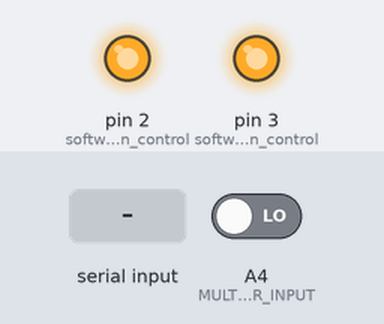
This sketch was run on a simulated Arduino Nano, built with avr-gcc and run on an emulated ATmega328P. Parts: output pins drawn as LEDs (lit = HIGH). The inputs (shaded band) are chosen by the test bench; at power-on: A4 (MULTIPLEXER_INPUT) LOW. Pins used as bus, display or sensor lines are not drawn; what the sketch prints to the serial monitor is not drawn.

Above: at 0.1 s.
At 2.2 s:
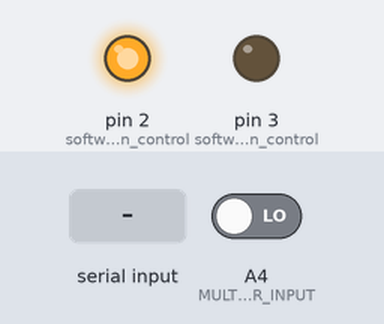
2.3 s: "d" received over Serial
Timing chart, 0 to 5.3 s (numbered marks = the images above; inputs shaded):
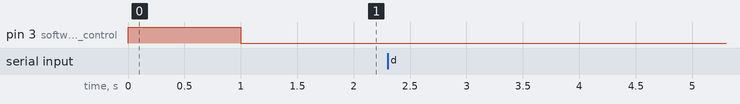

Measured:
- after the input at 2.3 s, every drawn part: stays the same

The sketch:

MotorTest_CAR.ino
```cpp
#include <mcp_can.h>
#include <math.h>
#include <SPI.h>
#include <string.h>
#include "config.h"
#include "maisc_functions.h"
#include "pinAndErrorDefinitions.h"

boolean getMultiplexerDigital(char selection) {
  digitalWrite(MULTIPLEXER_SELECT_0, LOW);
  digitalWrite(MULTIPLEXER_SELECT_1, LOW);
  digitalWrite(MULTIPLEXER_SELECT_2, LOW);
  digitalWrite(MULTIPLEXER_SELECT_3, LOW);

  if((selection & 0x01) == 0x01) {
    digitalWrite(MULTIPLEXER_SELECT_0, HIGH);
  }
  if((selection & 0x02) == 0x02) {
    digitalWrite(MULTIPLEXER_SELECT_1, HIGH);
  }
  if((selection & 0x04) == 0x04) {
    digitalWrite(MULTIPLEXER_SELECT_2, HIGH);
  }
  if((selection & 0x08) == 0x08) {
    digitalWrite(MULTIPLEXER_SELECT_3, HIGH);
  }
  delayMicroseconds(1) ; //for propagation delay
  return digitalRead(MULTIPLEXER_INPUT);
}


boolean shutdownButton() {
  return !getMultiplexerDigital(SHUTDOWN_BUTTON_SELECT);
}

int enabled = 0;
unsigned char lockout[8] = {0,0,0,0,0,0,0,0};
unsigned char enable[8] = {0,0,0,0,0,1,0,0};
unsigned char msg[8] = {0,0,0,0,1,1,0,0};
float torque;


MCP_CAN CAN(10);

void setup() {
  Serial.begin(9600);

START_INIT:

    if(CAN_OK == CAN.begin(CAN_500KBPS))                   // init can bus : baudrate = 500k
    {
        Serial.println("CAN BUS Shield init ok!");
    }
    else
    {
        Serial.println("CAN BUS Shield init fail");
        Serial.println("Init CAN BUS Shield again");
        delay(100);
        goto START_INIT;
    }

    pinMode(software_shutdown_control, OUTPUT);
    pinMode(software_pushbutton_control, OUTPUT);
    pinMode(AIRdcdc, OUTPUT);

    digitalWrite(software_shutdown_control, HIGH);
    digitalWrite(software_pushbutton_control, HIGH);
    delay(1000);
    digitalWrite(software_pushbutton_control, LOW);
    digitalWrite(AIRdcdc, HIGH);
}

void loop() {
  if (!enabled) {
    CAN.sendMsgBuf(0x0C0, 0, 8, lockout);
    Serial.println("inverter disable");
    char entry;
    entry = Serial.read();
    if (shutdownButton() || entry == 's') {
      CAN.sendMsgBuf(0x0C0, 0, 8, enable);
      torque = 0;
      Serial.println("enabled");
      enabled = 1;
    }
    if (entry == 'p') {
      digitalWrite(AIRdcdc, LOW);
    }
    delay(50);
  } else {
    char entry = Serial.read();
    if (entry == 'd') {
      CAN.sendMsgBuf(0x0C0, 0, 8, enable);
      Serial.println("disabled");
      enabled = 0;
    }
    if (shutdownButton() || entry == 'e') {
      CAN.sendMsgBuf(0x0C0, 0, 8, lockout);
    }
    if (entry == 'g') {
      torque = 20;
    }
    if (entry == 'h') {
      torque = 0;
    }
    if (entry == 'p') {
      digitalWrite(AIRdcdc, LOW);
    }
//    float brake_input_voltage = get_input_voltage(BRAKE_PEDAL, 5.0),
//       accel_input_voltage_1 = get_input_voltage(ACCEL_PEDAL_1, 5.0),
//       accel_input_voltage_2 = get_input_voltage(ACCEL_PEDAL_2, 5.0); // two voltages needed to compare
//    brake_input_voltage = mapFloat(brake_input_voltage, BRAKE_NO_VAL, BRAKE_ALL_VAL, 0, 5.0); // map recieved voltages to true voltages
//    accel_input_voltage_1 = mapFloat(brake_input_voltage, ACC1_NO_VAL, ACC1_ALL_VAL, 0, 5.0);
//    accel_input_voltage_2 = mapFloat(brake_input_voltage, ACC2_NO_VAL, ACC2_ALL_VAL, 0, 5.0);
//    if(accel_input_voltage_1 < 0) {
//      accel_input_voltage_1 = 0;
//    }
//    if(accel_input_voltage_2 < 0) {
//      accel_input_voltage_2 = 0;
//    }
//    if (brake_input_voltage > BRAKE_MAX_INPUT_VOLTAGE * 0.1) { // if brake is larger than 10% of max
//      activate_brake_lights();
//    }
//    else {
//      deactivate_brake_lights();
//    }
//    float percent = (accel_input_voltage_1 + accel_input_voltage_2) / 5;
//    torque = compute_torque((accel_input_voltage_1 + accel_input_voltage_2) / 2, brake_input_voltage, true);


    memcpy(&msg[0], &torque, sizeof(short));
    Serial.print(msg[0]);
    Serial.print(" ");
    Serial.print(msg[1]);
    CAN.sendMsgBuf(0x0C0, 0, 8, msg);
    delay(50);
  }
}
```

maisc_functions.h
```cpp
// it's misspelled so that it appears alphabetically in the row of tabs

/* list of functions:

activate_brake_lights
deactivate_brake_lights
get_input_voltage

mapFloat

*/
const float current_coefficient = 0.54f;

void activate_brake_lights() {
  digitalWrite(BRAKE_LIGHTS_PIN, HIGH); //-- placeholder */
}

void deactivate_brake_lights() {
  digitalWrite(BRAKE_LIGHTS_PIN, LOW);// -- placeholder */
}

float get_input_voltage(int pin, float connected_voltage) {
    return analogRead(pin) * (connected_voltage / 1023.0);
}


float mapFloat(float x, float in_min, float in_max, float out_min, float out_max) {
  return (x - in_min) * (out_max - out_min) / (in_max - in_min) + out_min;
}

int compute_torque(float input_voltage, float brake_voltage, boolean regen) {
    float output_current;
    float unit_input_voltage = input_voltage/5; // so that unit_input_voltage goes from 0 to 1
    int divisor = 1;

//#define CALCULATE_DIVISOR for (divisor = 1;\
//    input_voltage > 0.99; input_voltage /= 10, divisor *= 10);

#if defined(CALCULATE_CURRENT_QUADRATIC) // x(2-x)
    //CALCULATE_DIVISOR
    output_current = divisor * unit_input_voltage * (2 - unit_input_voltage);
#elif defined(CALCULATE_CURRENT_CUBIC) // x^2(3-2x)
    //CALCULATE_DIVISOR
    output_current = divisor * input_voltage * input_voltage
        * (3 - 2 * input_voltage);
#elif defined(CALCULATE_CURRENT_CUBIC_TIMES_SQRT) // x^2.5(3-2x)
    //CALCULATE_DIVISOR
    output_current
        = divisor * unit_input_voltage * sqrt(unit_input_voltage)
        * (3 - 2 * unit_input_voltage);
#elif defined(CALCULATE_CURRENT_QUARTIC) // x^3(2.5-1.5x)
    //CALCULATE_DIVISOR
    output_current
        = divisor * unit_input_voltage * unit_input_voltage * unit_input_voltage
        * (2.5 - 1.5 * unit_input_voltage);
#elif defined(CALCULATE_CURRENT_SQRT_QUARTIC) // x^1.5(2.5-1.5x)
   // CALCULATE_DIVISOR
    output_current
        = divisor * sqrt(unit_input_voltage * unit_input_voltage * unit_input_voltage)
        * (2.5 - 1.5 * unit_input_voltage);
#elif defined(CALCULATE_CURRENT_QUINTIC) // x^4(2-x)
   // CALCULATE_DIVISOR
    output_current
        = divisor * unit_input_voltage * unit_input_voltage
        * unit_input_voltage * unit_input_voltage
        * (2 - unit_input_voltage);
#else // x
    output_current = unit_input_voltage;
#endif

    output_current *= 100; // we have a max of 160 amps, but let's start at 100 for now
    // torque = amps * torque per amp
    float output_torque = output_current * current_coefficient;
    if(brake_voltage > 0.5) { // brakes on more than 10%
      output_torque = 0 - (brake_voltage/5.0)*80.0; // 80 Nm of braking? sounds like a plan
    }

    output_torque *= 10; // because of the MC protocol


    return int(output_torque);


}

void generate_MC_message(unsigned char* message, float input_voltage, float brake_voltage, boolean regen, boolean forwards, boolean enable) {
  int thatTorque = compute_torque(input_voltage, brake_voltage, regen);
  message[0] = thatTorque & 0xFF;
  message[1] = thatTorque>>(8);
  message[2] = 0;
  message[3] = 0;
  message[4] = char(forwards);
  message[5] = char(enable);
  message[6] = 0;
  message[7] = 0;
}
```

pinAndErrorDefinitions.h
```cpp
#ifndef PINDEFINITIONS
#define PINDEFINITIONS

#define BMS_TIMED_OUT 1
#define EVDC_TIMED_OUT 2
#define MC_TIMED_OUT 3
#define AR_TIMED_OUT 4
#define LOW_SOC 5
#define VERY_LOW_SOC 6
#define HIGH_BATT_TEMP 7

#define CELL_CRITICAL_LOW 9
#define TOO_MUCH_CURRENT 10
#define HIGH_PHASE_TEMP 11 // IGBT modules overheat
#define HIGH_MOTOR_TEMP 12
#define EVDC_PEDAL_ERROR 13 // 13 to 18
#define AR_BASE_ERROR 19 // 19 to 25 - 20 is overheat, 21 is too low, 22 is heat warning, 23 is low warning
#define IMD_BASE_ERROR 26
#define COOLANT_WARNING_TEMP 27
#define COOLANT_OVER_TEMP 28
#define TWELVE_WARNING_TEMP 29
#define TWELVE_OVER_TEMP 30
#define FIVE_OVER_TEMP 31
#define FIVE_WARNING_TEMP 32
#define FIVE1_VOLTAGE_DIP 33
#define FIVE2_VOLTAGE_DIP 34
#define TWENTYFOUR_WARNING_TEMP 35
#define TWENTYFOUR_OVER_TEMP 36

#define COOLANT_TEMPERATURE_WARNING 60
#define MAXIMUM_COOLANT_TEMPERATURE 80
#define WARNING_DCDC_TEMP 60
#define MAX_DCDC_TEMP 80


/*
okay, so the software_shutdown_control is turned on. then, the software_pushbutton_control is pulsed on for a second or so. then, AIRdcdc is turned on or off to turn AIRs on or off

*/
#define readyToDriveSound  0 // good - ready to derp sound?
#define readyToDerpSound 0
#define AirDCDC  1
#define AIRdcdc  1
#define software_shutdown_control  2 //OKAY
#define software_pushbutton_control 3 //GOOD
#define start_LED 4
#define fan_control 5 //GOOD
#define pump_control 6 //GOOD
#define IMD_LED 7
#define BMS_LED 8
#define MULTIPLEXER_SELECT_0 9 //GOOD
// 10,11,and 12, and 13 are SPI for CAN
#define MULTIPLEXER_INPUT A4
#define CONTROL_11 A3 //GOOD
#define toggleButton2Pin A5 //GOOD
#define IMDpin A7               // GOOD - needs to sub in for A6
#define twenty_four_thermistor A6  // GOOD - needs to sub in for A7
#define MULTIPLEXER_SELECT_3 A2 // GOOD
#define MULTIPLEXER_SELECT_2 A1 // GOOD - cant be used as digital pin, need to change to A3
#define MULTIPLEXER_SELECT_1 A0 // GOOD - cant be used as digital pin, need to change to A4

// mutiplexer definitions

#define SHUTDOWN_BUTTON_SELECT 0
#define BOOST_BUTTON_SELECT 1
#define CYCLE_BUTTON_SELECT 2
#define TOGGLE_BUTTON_SELECT 3
#define FIVE_SUPPLY_CHECK_SELECT 4
#define TWELVE_THERMISTOR1_SELECT 5
#define TWELVE_THERMISTOR2_SELECT 6
#define FIVE_THERMISTOR_SELECT 7
#define VCC_AIR_DIVIDER_SELECT 8
#define RELAY_THERMISTOR_SELECT 9
#define AIR_UNREGULATED_DIVIDER 10
#define COOLANT_SENSOR_1_SELECT 11
#define COOLANT_SENSOR_2_SELECT 12
#define COOLANT_SENSOR_3_SELECT 13
#define IMD_PWM_LOW_SELECT 14
#define IMD_PWM_HIGH_SELECT 15

#endif
```

config.h
```cpp
#ifndef CONFIG_H
#define CONFIG_H

#define MATH_PI 3.14159

#define WHEEL_RADIUS 1

#define TEETH_MOTOR 5946 // INCORRECT

#define TEETH_WHEEL 35 // CORRECT

#define SPI_CS_PIN 10

#define BRAKE_LIGHTS_PIN 2

#define CAN_RATE CAN_500KBPS

#define COMMAND_MESSAGE_ID 0x252

#define MAIN_COMMAND_MESSAGE_ID 0x0C0 // TODO!

#define MC_INT_STATES_MESSAGE_ID 0x0AA

#define MC_MOTOR_POS_INFO_MESSAGE_ID 0x0A5

//#define CALCULATE_CURRENT_QUADRATIC

#define BRAKE_SUBTRACT_COEFF 1

#define BRAKE_MAX_INPUT_VOLTAGE 100500

#define MAX_VOLTAGE_DIFFERENCE 0.5 // 10% I believe

#define BRAKE_PEDAL A5 // DESPITE SCHEMATIC THESE ARE CORRECT (actually, no, they were wrong...)

#define ACCEL_PEDAL_1 A6

#define ACCEL_PEDAL_2 A7

#define BRAKE_ALL_VAL 2.44

#define BRAKE_NO_VAL 1.6

#define ACC1_ALL_VAL 2.046

#define ACC1_NO_VAL 2.593

#define ACC2_ALL_VAL 1.133

#define ACC2_NO_VAL 0.43

#define DEBUG_ON 42 // if more than 0, then debug mode is on

#define DEBUG_PRINT_DELAY 500  // print debug stuff every 500 ms

#define MC_SENDER_DELAY 25 // 40 Hz for motor controller

#define MAIN_SENDER_DELAY 100 // 10 Hz for main state report

#define MAIN_TIMEOUT_LIMIT 2000 // 2 seconds for the main timeout

#define MC_TIMEOUT_LIMIT 2000 // 2 seconds for the motor controller

#endif
```
